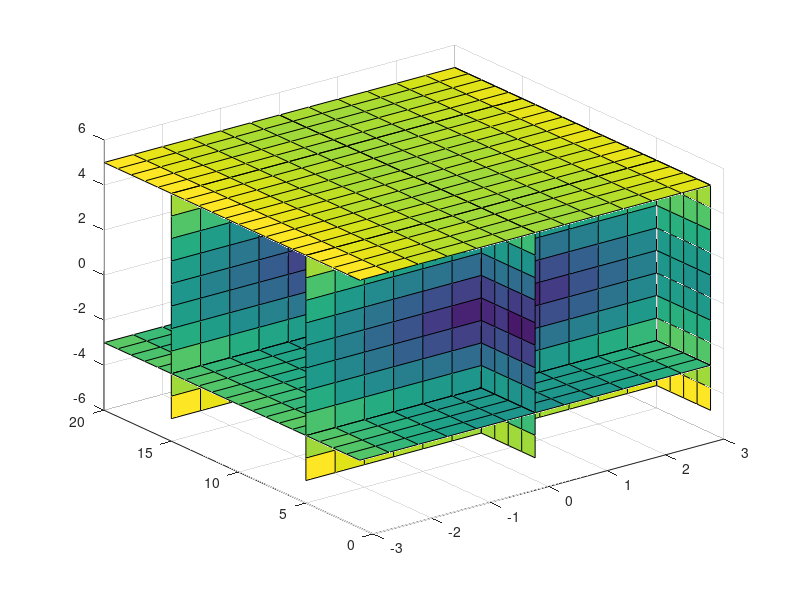

Source code (MATLAB): (Note: this script raises an error after producing the figure.)
x=linspace(-3,3,13);
y=1:20;
z=-5:5;
[X,Y,Z]=meshgrid(x,y,z);
V=sqrt(X.^2 + cos(Y).^2 + Z.^2);
slice(X,Y,Z,V,[0 3],[5 15],[-3 5])
h=contourslice(X,Y,Z,V,3,[5 15],[]);
set(h,'EdgeColor','k','Linewidth',1.5)
xlabel('X-axis')
ylabel('Y-axis')
zlabel('Z-axis')
title('Figure 26.33: Slice Plot with Selected Contours')
